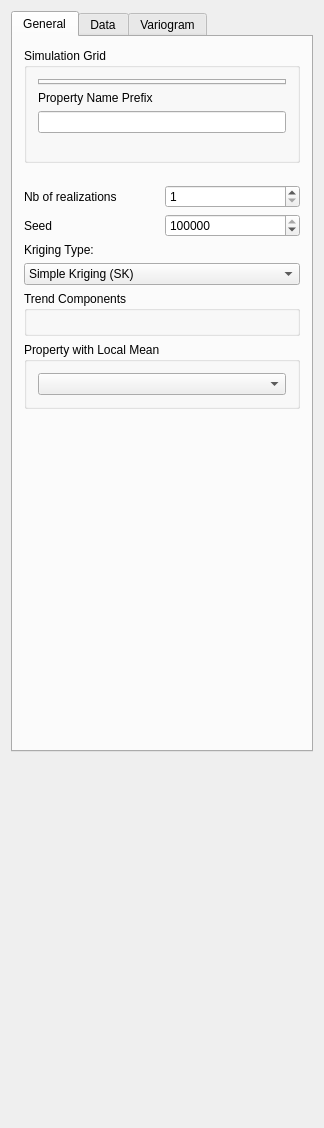
<?xml version="1.0" encoding="UTF-8"?>
<ui version="4.0">
 <class>Sgsim</class>
 <widget class="QWidget" name="Sgsim">
  <property name="geometry">
   <rect>
    <x>0</x>
    <y>0</y>
    <width>318</width>
    <height>1128</height>
   </rect>
  </property>
  <property name="windowTitle">
   <string>category=Simulation
description=sequential gaussian simulation</string>
  </property>
  <property name="whatsThis">
   <string/>
  </property>
  <property name="AlgorithmCategory" stdset="0">
   <string>Simulation</string>
  </property>
  <property name="AlgorithmDescription" stdset="0">
   <string>Sequential Gaussian Simulation</string>
  </property>
  <layout class="QVBoxLayout" name="verticalLayout_6">
   <item>
    <widget class="QTabWidget" name="sgsim">
     <property name="sizePolicy">
      <sizepolicy hsizetype="Preferred" vsizetype="Preferred">
       <horstretch>0</horstretch>
       <verstretch>0</verstretch>
      </sizepolicy>
     </property>
     <property name="currentIndex">
      <number>0</number>
     </property>
     <widget class="QWidget" name="tab">
      <attribute name="title">
       <string>General</string>
      </attribute>
      <layout class="QVBoxLayout" name="verticalLayout_3">
       <item>
        <widget class="QGroupBox" name="SimulationGrid">
         <property name="maximumSize">
          <size>
           <width>32767</width>
           <height>140</height>
          </size>
         </property>
         <property name="title">
          <string>Simulation Grid</string>
         </property>
         <layout class="QVBoxLayout" name="verticalLayout">
          <item>
           <widget class="GridSelector" name="Grid_Name">
            <property name="currentIndex">
             <number>0</number>
            </property>
           </widget>
          </item>
          <item>
           <widget class="QLabel" name="TextLabel2">
            <property name="text">
             <string>Property Name Prefix</string>
            </property>
            <property name="wordWrap">
             <bool>false</bool>
            </property>
           </widget>
          </item>
          <item>
           <widget class="QLineEdit" name="Property_Name"/>
          </item>
          <item>
           <spacer>
            <property name="orientation">
             <enum>Qt::Vertical</enum>
            </property>
            <property name="sizeType">
             <enum>QSizePolicy::Expanding</enum>
            </property>
            <property name="sizeHint" stdset="0">
             <size>
              <width>16</width>
              <height>16</height>
             </size>
            </property>
           </spacer>
          </item>
         </layout>
        </widget>
       </item>
       <item>
        <spacer>
         <property name="orientation">
          <enum>Qt::Vertical</enum>
         </property>
         <property name="sizeType">
          <enum>QSizePolicy::Fixed</enum>
         </property>
         <property name="sizeHint" stdset="0">
          <size>
           <width>16</width>
           <height>16</height>
          </size>
         </property>
        </spacer>
       </item>
       <item>
        <layout class="QHBoxLayout">
         <property name="spacing">
          <number>6</number>
         </property>
         <property name="margin">
          <number>0</number>
         </property>
         <item>
          <widget class="QLabel" name="TextLabel2_2_2_2">
           <property name="text">
            <string>Nb of realizations</string>
           </property>
           <property name="wordWrap">
            <bool>false</bool>
           </property>
          </widget>
         </item>
         <item>
          <widget class="QSpinBox" name="Nb_Realizations">
           <property name="minimum">
            <number>1</number>
           </property>
           <property name="maximum">
            <number>10000</number>
           </property>
          </widget>
         </item>
        </layout>
       </item>
       <item>
        <layout class="QHBoxLayout">
         <property name="spacing">
          <number>6</number>
         </property>
         <property name="margin">
          <number>0</number>
         </property>
         <item>
          <widget class="QLabel" name="TextLabel2_2_2_2_2">
           <property name="text">
            <string>Seed</string>
           </property>
           <property name="wordWrap">
            <bool>false</bool>
           </property>
          </widget>
         </item>
         <item>
          <widget class="QSpinBox" name="Seed">
           <property name="maximum">
            <number>99999999</number>
           </property>
           <property name="value">
            <number>14071789</number>
           </property>
          </widget>
         </item>
        </layout>
       </item>
       <item>
        <widget class="QLabel" name="textLabel1">
         <property name="text">
          <string>Kriging Type:</string>
         </property>
         <property name="wordWrap">
          <bool>false</bool>
         </property>
        </widget>
       </item>
       <item>
        <widget class="QComboBox" name="Kriging_Type">
         <item>
          <property name="text">
           <string>Simple Kriging (SK)</string>
          </property>
         </item>
         <item>
          <property name="text">
           <string>Ordinary Kriging (OK)</string>
          </property>
         </item>
         <item>
          <property name="text">
           <string>Kriging with Trend (KT)</string>
          </property>
         </item>
         <item>
          <property name="text">
           <string>Kriging with Localy Varying Mean (LVM)</string>
          </property>
         </item>
        </widget>
       </item>
       <item>
        <widget class="GsTLGroupBox" name="Trend_box">
         <property name="title">
          <string>Trend Components</string>
         </property>
         <property name="keyword" stdset="0">
          <string>Kriging with Trend (KT)</string>
         </property>
         <property name="displayed" stdset="0">
          <bool>false</bool>
         </property>
         <property name="activated" stdset="0">
          <bool>false</bool>
         </property>
         <layout class="QVBoxLayout">
          <property name="spacing">
           <number>6</number>
          </property>
          <property name="margin">
           <number>11</number>
          </property>
          <item>
           <widget class="TrendComponents" name="Trend"/>
          </item>
         </layout>
        </widget>
       </item>
       <item>
        <widget class="GsTLGroupBox" name="Local_Mean_box">
         <property name="title">
          <string>Property with Local Mean</string>
         </property>
         <property name="keyword" stdset="0">
          <string>Kriging with Localy Varying Mean (LVM)</string>
         </property>
         <property name="displayed" stdset="0">
          <bool>false</bool>
         </property>
         <property name="activated" stdset="0">
          <bool>false</bool>
         </property>
         <layout class="QVBoxLayout">
          <property name="spacing">
           <number>6</number>
          </property>
          <property name="margin">
           <number>11</number>
          </property>
          <item>
           <widget class="SinglePropertySelector" name="Local_Mean_Property"/>
          </item>
         </layout>
        </widget>
       </item>
       <item>
        <spacer>
         <property name="orientation">
          <enum>Qt::Vertical</enum>
         </property>
         <property name="sizeType">
          <enum>QSizePolicy::Expanding</enum>
         </property>
         <property name="sizeHint" stdset="0">
          <size>
           <width>20</width>
           <height>330</height>
          </size>
         </property>
        </spacer>
       </item>
      </layout>
     </widget>
     <widget class="QWidget" name="tab">
      <attribute name="title">
       <string>Data</string>
      </attribute>
      <layout class="QVBoxLayout" name="verticalLayout_5">
       <item>
        <widget class="QGroupBox" name="GroupBox3">
         <property name="title">
          <string>Hard Data</string>
         </property>
         <layout class="QGridLayout">
          <property name="margin">
           <number>11</number>
          </property>
          <property name="spacing">
           <number>6</number>
          </property>
          <item row="1" column="0">
           <widget class="QCheckBox" name="Assign_Hard_Data">
            <property name="text">
             <string>Assign hard data to simulation grid</string>
            </property>
            <property name="checked">
             <bool>true</bool>
            </property>
           </widget>
          </item>
          <item row="0" column="0">
           <widget class="PropertySelector" name="Hard_Data"/>
          </item>
         </layout>
        </widget>
       </item>
       <item>
        <widget class="QGroupBox" name="GroupBox9">
         <property name="minimumSize">
          <size>
           <width>0</width>
           <height>0</height>
          </size>
         </property>
         <property name="title">
          <string>Search Ellipsoid</string>
         </property>
         <layout class="QVBoxLayout" name="verticalLayout_2">
          <item>
           <layout class="QHBoxLayout">
            <property name="spacing">
             <number>6</number>
            </property>
            <property name="margin">
             <number>0</number>
            </property>
            <item>
             <widget class="QLabel" name="TextLabel2_2_2_2_3">
              <property name="text">
               <string>Max conditioning data</string>
              </property>
              <property name="wordWrap">
               <bool>false</bool>
              </property>
             </widget>
            </item>
            <item>
             <widget class="QSpinBox" name="Max_Conditioning_Data">
              <property name="minimum">
               <number>0</number>
              </property>
              <property name="maximum">
               <number>20000</number>
              </property>
              <property name="value">
               <number>12</number>
              </property>
             </widget>
            </item>
           </layout>
          </item>
          <item>
           <widget class="EllipsoidInput" name="Search_Ellipsoid"/>
          </item>
          <item>
           <widget class="AdvancedNeighborhoodInput" name="AdvancedSearch"/>
          </item>
          <item>
           <spacer name="verticalSpacer_2">
            <property name="orientation">
             <enum>Qt::Vertical</enum>
            </property>
            <property name="sizeHint" stdset="0">
             <size>
              <width>20</width>
              <height>17</height>
             </size>
            </property>
           </spacer>
          </item>
         </layout>
        </widget>
       </item>
       <item>
        <widget class="QGroupBox" name="groupBox">
         <property name="title">
          <string>Target histogram</string>
         </property>
         <layout class="QVBoxLayout" name="verticalLayout_4">
          <item>
           <widget class="QCheckBox" name="Use_Target_Histogram">
            <property name="text">
             <string>Use Target Histogram</string>
            </property>
            <property name="checked">
             <bool>false</bool>
            </property>
           </widget>
          </item>
          <item>
           <widget class="NonParamCdfInput" name="nonParamCdf">
            <property name="enabled">
             <bool>false</bool>
            </property>
           </widget>
          </item>
         </layout>
        </widget>
       </item>
       <item>
        <spacer>
         <property name="orientation">
          <enum>Qt::Vertical</enum>
         </property>
         <property name="sizeType">
          <enum>QSizePolicy::Expanding</enum>
         </property>
         <property name="sizeHint" stdset="0">
          <size>
           <width>276</width>
           <height>16</height>
          </size>
         </property>
        </spacer>
       </item>
      </layout>
     </widget>
     <widget class="QWidget" name="TabPage">
      <attribute name="title">
       <string>Variogram</string>
      </attribute>
      <layout class="QVBoxLayout">
       <property name="spacing">
        <number>6</number>
       </property>
       <property name="margin">
        <number>0</number>
       </property>
       <item>
        <widget class="QGroupBox" name="GroupBox11">
         <property name="title">
          <string>Variogram</string>
         </property>
         <layout class="QVBoxLayout">
          <property name="spacing">
           <number>6</number>
          </property>
          <property name="margin">
           <number>11</number>
          </property>
          <item>
           <widget class="VariogramInput" name="Variogram"/>
          </item>
         </layout>
        </widget>
       </item>
       <item>
        <spacer>
         <property name="orientation">
          <enum>Qt::Vertical</enum>
         </property>
         <property name="sizeType">
          <enum>QSizePolicy::Expanding</enum>
         </property>
         <property name="sizeHint" stdset="0">
          <size>
           <width>0</width>
           <height>0</height>
          </size>
         </property>
        </spacer>
       </item>
      </layout>
     </widget>
    </widget>
   </item>
   <item>
    <spacer name="verticalSpacer">
     <property name="orientation">
      <enum>Qt::Vertical</enum>
     </property>
     <property name="sizeHint" stdset="0">
      <size>
       <width>20</width>
       <height>25</height>
      </size>
     </property>
    </spacer>
   </item>
  </layout>
 </widget>
 <layoutdefault spacing="6" margin="11"/>
 <customwidgets>
  <customwidget>
   <class>SinglePropertySelector</class>
   <extends>QComboBox</extends>
   <header>GsTLAppli/extra/qtplugins/selectors.h</header>
  </customwidget>
  <customwidget>
   <class>VariogramInput</class>
   <extends>QWidget</extends>
   <header>GsTLAppli/extra/qtplugins/variogram_input.h</header>
  </customwidget>
  <customwidget>
   <class>GsTLGroupBox</class>
   <extends>QGroupBox</extends>
   <header>GsTLAppli/extra/qtplugins/selectors.h</header>
   <container>1</container>
  </customwidget>
  <customwidget>
   <class>TrendComponents</class>
   <extends>QWidget</extends>
   <header>GsTLAppli/extra/qtplugins/kriging_type_selector.h</header>
  </customwidget>
  <customwidget>
   <class>EllipsoidInput</class>
   <extends>QWidget</extends>
   <header>GsTLAppli/extra/qtplugins/ellipsoid_input.h</header>
  </customwidget>
  <customwidget>
   <class>NonParamCdfInput</class>
   <extends>QWidget</extends>
   <header>GsTLAppli/extra/qtplugins/non_param_cdf_input.h</header>
  </customwidget>
  <customwidget>
   <class>GridSelector</class>
   <extends>QTabWidget</extends>
   <header>GsTLAppli/extra/qtplugins/selectors.h</header>
  </customwidget>
  <customwidget>
   <class>AdvancedNeighborhoodInput</class>
   <extends>QWidget</extends>
   <header>GsTLAppli/extra/qtplugins/neighborhood_filter_input.h</header>
  </customwidget>
  <customwidget>
   <class>PropertySelector</class>
   <extends>QWidget</extends>
   <header>GsTLAppli/extra/qtplugins/selectors.h</header>
  </customwidget>
 </customwidgets>
 <includes>
  <include location="local">gridselector.h</include>
  <include location="local">gstlgroupbox.h</include>
  <include location="local">trendcomponents.h</include>
  <include location="local">gstlgroupbox.h</include>
  <include location="local">singlepropertyselector.h</include>
  <include location="local">propertyselector.h</include>
  <include location="local">ellipsoidinput.h</include>
  <include location="local">gstl_table.h</include>
  <include location="local">gstl_table.h</include>
  <include location="local">gstlgroupbox.h</include>
  <include location="local">nonparamcdfinput.h</include>
  <include location="local">propertyselector.h</include>
  <include location="local">lowertailcdfinput.h</include>
  <include location="local">uppertailcdfinput.h</include>
  <include location="local">variograminput.h</include>
 </includes>
 <resources/>
 <connections>
  <connection>
   <sender>Kriging_Type</sender>
   <signal>activated(QString)</signal>
   <receiver>Trend_box</receiver>
   <slot>setActivated(QString)</slot>
   <hints>
    <hint type="sourcelabel">
     <x>20</x>
     <y>20</y>
    </hint>
    <hint type="destinationlabel">
     <x>20</x>
     <y>20</y>
    </hint>
   </hints>
  </connection>
  <connection>
   <sender>Kriging_Type</sender>
   <signal>activated(QString)</signal>
   <receiver>Local_Mean_box</receiver>
   <slot>setActivated(QString)</slot>
   <hints>
    <hint type="sourcelabel">
     <x>20</x>
     <y>20</y>
    </hint>
    <hint type="destinationlabel">
     <x>20</x>
     <y>20</y>
    </hint>
   </hints>
  </connection>
  <connection>
   <sender>Grid_Name</sender>
   <signal>activated(QString)</signal>
   <receiver>Local_Mean_Property</receiver>
   <slot>show_properties(QString)</slot>
   <hints>
    <hint type="sourcelabel">
     <x>20</x>
     <y>20</y>
    </hint>
    <hint type="destinationlabel">
     <x>20</x>
     <y>20</y>
    </hint>
   </hints>
  </connection>
  <connection>
   <sender>Kriging_Type</sender>
   <signal>activated(QString)</signal>
   <receiver>Trend_box</receiver>
   <slot>setActivated(QString)</slot>
   <hints>
    <hint type="sourcelabel">
     <x>20</x>
     <y>20</y>
    </hint>
    <hint type="destinationlabel">
     <x>20</x>
     <y>20</y>
    </hint>
   </hints>
  </connection>
  <connection>
   <sender>Kriging_Type</sender>
   <signal>activated(QString)</signal>
   <receiver>Local_Mean_box</receiver>
   <slot>setActivated(QString)</slot>
   <hints>
    <hint type="sourcelabel">
     <x>20</x>
     <y>20</y>
    </hint>
    <hint type="destinationlabel">
     <x>20</x>
     <y>20</y>
    </hint>
   </hints>
  </connection>
  <connection>
   <sender>Grid_Name</sender>
   <signal>activated(QString)</signal>
   <receiver>Local_Mean_Property</receiver>
   <slot>show_properties(QString)</slot>
   <hints>
    <hint type="sourcelabel">
     <x>20</x>
     <y>20</y>
    </hint>
    <hint type="destinationlabel">
     <x>20</x>
     <y>20</y>
    </hint>
   </hints>
  </connection>
  <connection>
   <sender>Use_Target_Histogram</sender>
   <signal>toggled(bool)</signal>
   <receiver>nonParamCdf</receiver>
   <slot>setEnabled(bool)</slot>
   <hints>
    <hint type="sourcelabel">
     <x>201</x>
     <y>424</y>
    </hint>
    <hint type="destinationlabel">
     <x>79</x>
     <y>416</y>
    </hint>
   </hints>
  </connection>
  <connection>
   <sender>Hard_Data</sender>
   <signal>object_changed(QString)</signal>
   <receiver>nonParamCdf</receiver>
   <slot>setReferenceGrid(QString)</slot>
   <hints>
    <hint type="sourcelabel">
     <x>196</x>
     <y>115</y>
    </hint>
    <hint type="destinationlabel">
     <x>79</x>
     <y>416</y>
    </hint>
   </hints>
  </connection>
  <connection>
   <sender>Hard_Data</sender>
   <signal>property_changed(QString)</signal>
   <receiver>nonParamCdf</receiver>
   <slot>setReferenceProperty(QString)</slot>
   <hints>
    <hint type="sourcelabel">
     <x>196</x>
     <y>115</y>
    </hint>
    <hint type="destinationlabel">
     <x>79</x>
     <y>416</y>
    </hint>
   </hints>
  </connection>
 </connections>
</ui>
